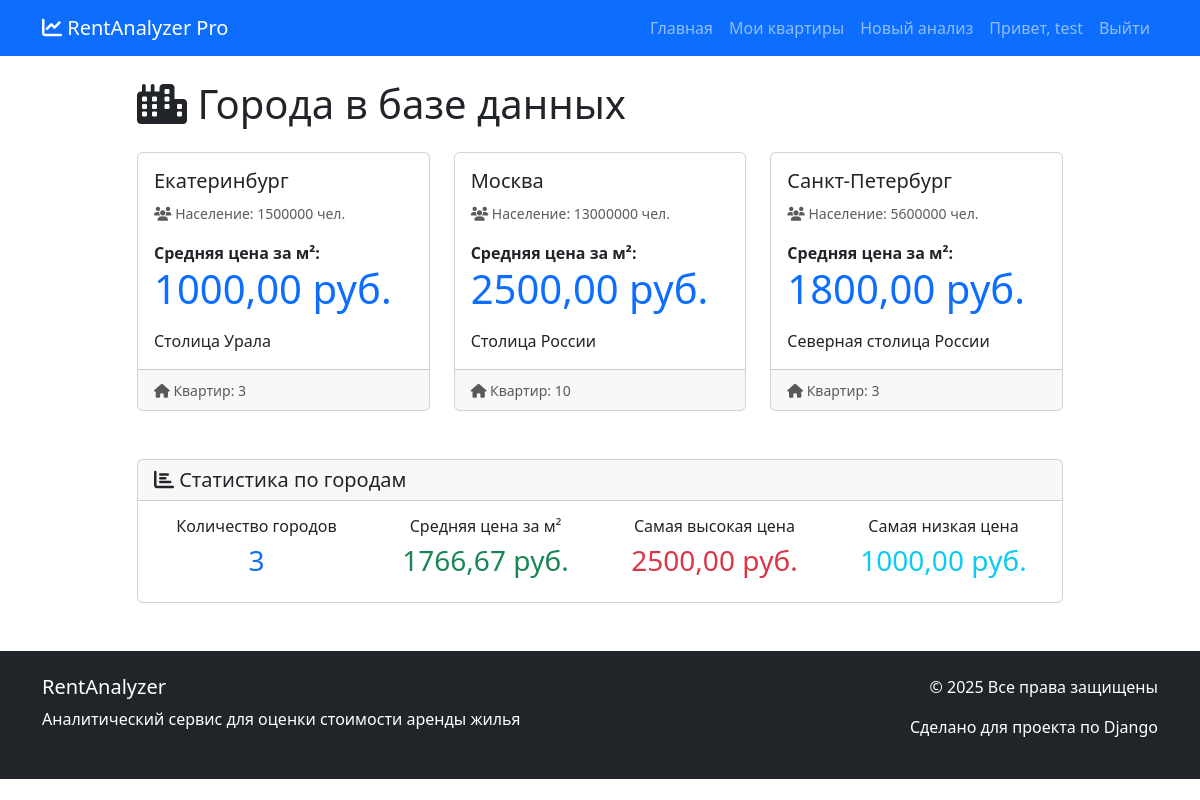
Screenshot of /analyzer/cities/ (signed in) with the database file from the repository.
### analyzer/models.py (models this page shows, shortened)
class City(models.Model):
    name = models.CharField(
        max_length=100,
        verbose_name='Название города',
        unique=True
    )
    slug = models.SlugField(
        max_length=100,
        unique=True,
        verbose_name='URL-идентификатор',
        blank=True
    )
    latitude = models.DecimalField(
        max_digits=9,
        decimal_places=6,
        verbose_name='Широта',
        blank=True,
        null=True,
        help_text='Географическая широта центра города'
    )
    longitude = models.DecimalField(
        max_digits=9,
        decimal_places=6,
        verbose_name='Долгота',
        blank=True,
        null=True,
        help_text='Географическая долгота центра города'
    )
    avg_price_per_sqm = models.DecimalField(
        max_digits=10,
        decimal_places=2,
        verbose_name='Средняя цена за м² (руб.)',
        help_text='Средняя рыночная цена за квадратный метр'
    )
    population = models.IntegerField(
        verbose_name='Население',
        blank=True,
        null=True,
        help_text='Примерная численность населения'
    )
    description = models.TextField(
        verbose_name='Описание',
        blank=True,
        help_text='Краткое описание города, районов, инфраструктуры'
    )
    class Meta:
        verbose_name = 'Город'
        verbose_name_plural = 'Города'
        ordering = ['name']

### analyzer/views.py (the view)
# urls.py: path('cities/', views.CityListView.as_view(), name='city_list'),
class CityListView(ListView):
    model = City
    template_name = 'analyzer/city_list.html'
    context_object_name = 'cities'
    paginate_by = 10
    def get_context_data(self, **kwargs):
        context = super().get_context_data(**kwargs)
        cities = City.objects.all()
        if cities.exists():
            prices = [city.avg_price_per_sqm for city in cities]
            context['avg_price_all'] = sum(prices) / len(prices)
            context['max_price'] = max(prices)
            context['min_price'] = min(prices)
            context['total_cities'] = len(cities)
        else:
            context['avg_price_all'] = 0
            context['max_price'] = 0
            context['min_price'] = 0
            context['total_cities'] = 0
        return context

### templates/analyzer/city_list.html (shortened to what this page needs)
{% extends 'base.html' %}
{% block content %}
<div class="row">
    <div class="col-lg-10 mx-auto">
        <h1 class="mb-4"><i class="fas fa-city"></i> Города в базе данных</h1>
        {% if cities %}
            <div class="row">
                {% for city in cities %}
                <div class="col-md-4 mb-4">
                    <div class="card h-100">
                        <div class="card-body">
                            <h5 class="card-title">{{ city.name }}</h5>
                            <p class="card-text">
                                <small class="text-muted">
                                    <i class="fas fa-users"></i> Население:
                                    {% if city.population %}
                                        {{ city.population|floatformat:0 }} чел.
                                    {% else %}
                                        не указано
                                    {% endif %}
                                </small>
                            </p>
                            <p class="card-text">
                                <strong>Средняя цена за м²:</strong><br>
                                <span class="display-6 text-primary">{{ city.avg_price_per_sqm }} руб.</span>
                            </p>
                            {% if city.description %}
                                <p class="card-text">{{ city.description|truncatechars:100 }}</p>
                            {% endif %}
                        </div>
                        <div class="card-footer">
                            <small class="text-muted">
                                <i class="fas fa-home"></i> Квартир: {{ city.apartments.count }}
                            </small>
                        </div>
                    </div>
                </div>
                {% endfor %}
            </div>
            <div class="card mt-4">
                <div class="card-header">
                    <h5 class="mb-0"><i class="fas fa-chart-bar"></i> Статистика по городам</h5>
                </div>
                <div class="card-body">
                    <div class="row text-center">
                        <div class="col-md-3">
                            <h6>Количество городов</h6>
                            <h3 class="text-primary">{{ total_cities }}</h3>
                        </div>
                        <div class="col-md-3">
                            <h6>Средняя цена за м²</h6>
                            <h3 class="text-success">{{ avg_price_all|floatformat:2 }} руб.</h3>
                        </div>
                        <div class="col-md-3">
                            <h6>Самая высокая цена</h6>
                            <h3 class="text-danger">{{ max_price|floatformat:2 }} руб.</h3>
                        </div>
                        <div class="col-md-3">
                            <h6>Самая низкая цена</h6>
                            <h3 class="text-info">{{ min_price|floatformat:2 }} руб.</h3>
                        </div>
                    </div>
                </div>
            </div>
        {% endif %}
    </div>
</div>
{% endblock %}

### templates/base.html (shortened to what this page needs)
<!DOCTYPE html>
<html lang="ru">
<head>
    <link href="https://cdn.jsdelivr.net/npm/bootstrap@5.3.0/dist/css/bootstrap.min.css" rel="stylesheet">
    <link rel="stylesheet" href="https://cdnjs.cloudflare.com/ajax/libs/font-awesome/6.4.0/css/all.min.css">
</head>
<body>
    <nav class="navbar navbar-expand-lg navbar-dark bg-primary">
        <div class="container">
            <a class="navbar-brand" href="{% url 'home' %}">
                <i class="fas fa-chart-line"></i> RentAnalyzer Pro
            </a>
            <div class="collapse navbar-collapse" id="navbarNav">
                <ul class="navbar-nav ms-auto">
                    <li class="nav-item">
                        <a class="nav-link" href="{% url 'home' %}">Главная</a>
                    </li>
                    {% if user.is_authenticated %}
                        <li class="nav-item">
                            <a class="nav-link" href="{% url 'analyzer:dashboard' %}">Мои квартиры</a>
                        </li>
                        <li class="nav-item">
                            <a class="nav-link" href="{% url 'analyzer:add_apartment' %}">Новый анализ</a>
                        </li>
                        <li class="nav-item">
                            <span class="nav-link">Привет, {{ user.username }}</span>
                        </li>
                        <li class="nav-item">
                            <a class="nav-link" href="{% url 'users:logout' %}">Выйти</a>
                        </li>
                {% else %}
                    <li class="nav-item">
                        <a class="nav-link" href="{% url 'users:login' %}">Войти</a>
                    </li>
                {% endif %}
                </ul>
            </div>
        </div>
    </nav>
    <main class="container mt-4">
        {% block content %}
        {% endblock %}
    </main>
    <footer class="bg-dark text-white mt-5 py-4">
        <div class="container">
            <div class="row">
                <div class="col-md-6">
                    <h5>RentAnalyzer</h5>
                    <p>Аналитический сервис для оценки стоимости аренды жилья</p>
                </div>
                <div class="col-md-6 text-end">
                    <p>&copy; {% now "Y" %} Все права защищены</p>
                    <p>Сделано для проекта по Django</p>
                </div>
            </div>
        </div>
    </footer>
</body>
</html>

### rows the page displays
City: name "Екатеринбург", population "1500000", avg_price_per_sqm "1000,00", description "Столица Урала", apartments.count "3"
City: name "Москва", population "13000000", avg_price_per_sqm "2500,00", description "Столица России", apartments.count "10"
City: name "Санкт-Петербург", population "5600000", avg_price_per_sqm "1800,00", description "Северная столица России", apartments.count "3"

### other values shown
{{ user.username }} "test"
{{ total_cities }} "3"
{{ avg_price_all|floatformat:2 }} "1766,67"
